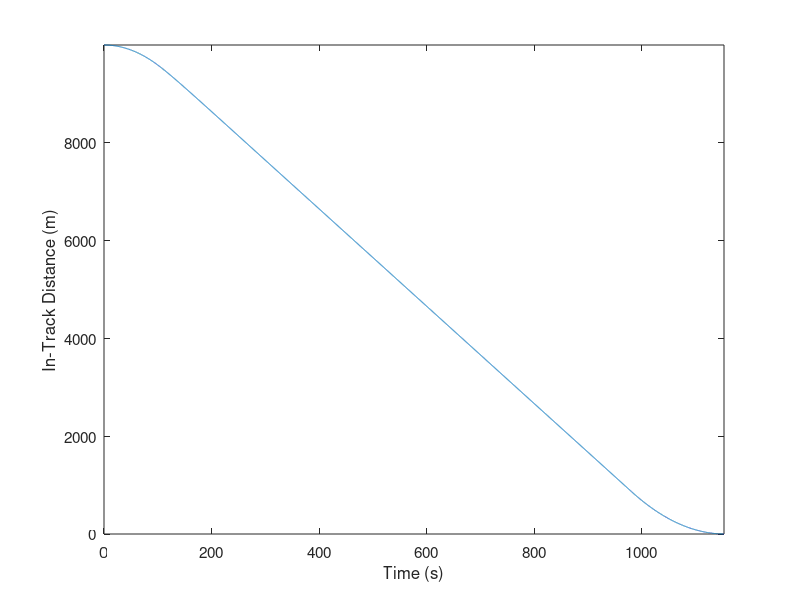
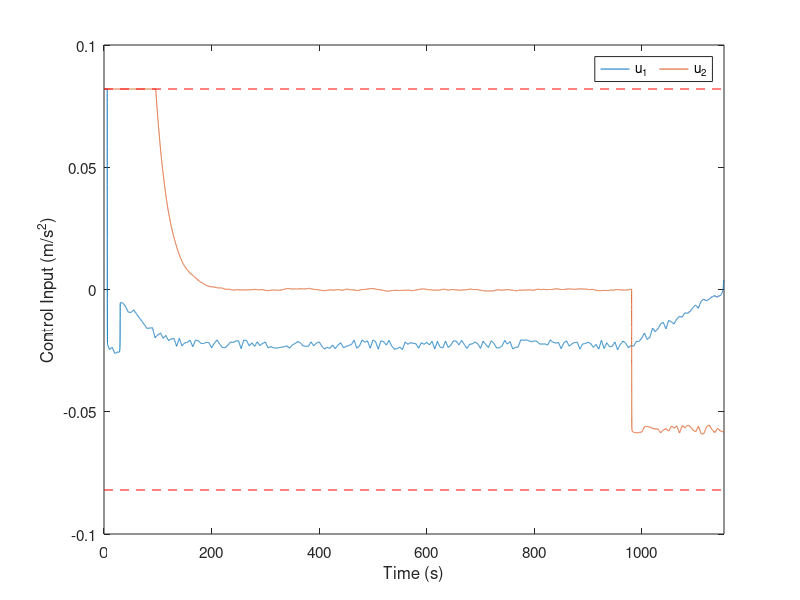
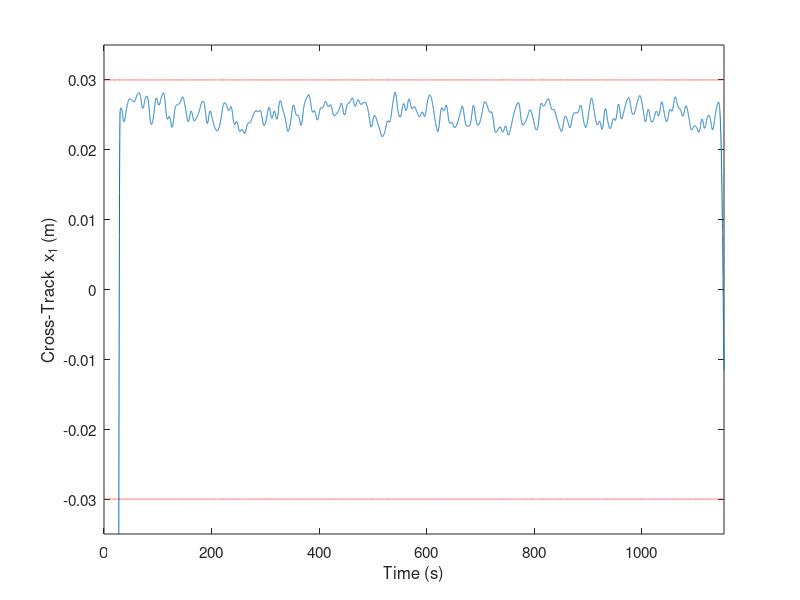
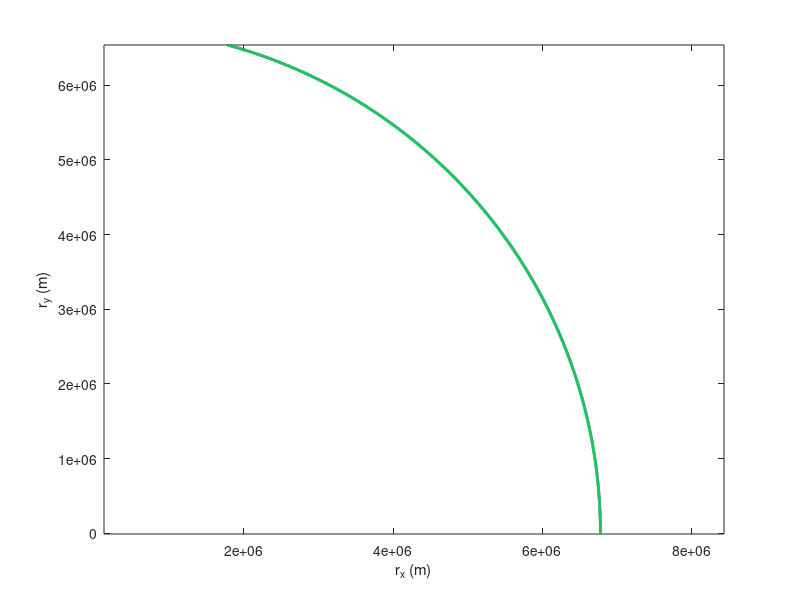

These charts were generated, in order, by the following MATLAB code:
data = load('Results/SimDocking.txt');
control = load('Results/ControlDocking.txt');

t = data(:,1);
r = data(:,2:3);
v = data(:,4:5);
H = control(:,2);
Hr = control(:,3);
Hl = control(:,4);
Hv = control(:,5);
u = control(:,6:7);

Delta = 0.03;
offset = -r(:,2);
figure(1); clf;
plot(t, offset)
xlabel 'Time (s)'; ylabel 'In-Track Distance (m)'
axis tight
set(gcf, 'Position', [1850 950 560 200]);
set(gca, 'FontSize', 11)

figure(2); clf;
plot(t, u); hold on;
plot([0 t(end)],[-0.082 -0.082],'r--')
plot([0 t(end)],[0.082 0.082],'r--')
axis([0 t(end) -0.1 0.1]);
legend 'u_1' 'u_2'
l = legend; set(l, 'Orientation', 'horizontal');
xlabel 'Time (s)'; ylabel 'Control Input (m/s^2)';
set(gcf, 'Position', [1850 600 560 200]);
set(gca, 'FontSize', 11)

figure(3); clf;
plot(t, r(:,1)); hold on;
plot(t, Delta*ones(size(t)), 'r--');
plot(t, -Delta*ones(size(t)), 'r--');
xlabel 'Time (s)'; ylabel 'Cross-Track  x_1 (m)'
axis tight
axis([0 t(end) -0.035 0.035]);
set(gcf, 'Position', [1850 250 560 200]);
set(gca, 'FontSize', 11)

figure(4); clf;
n = sqrt(398600e9/(6378e3 + 400e3)^3);
r0 = (6378e3 + 400e3)*[cos(n*t), sin(n*t)];
plot(r0(:,1), r0(:,2), 'b', 'LineWidth', 2); hold on;
plot(r0(:,1)+r(:,1), r0(:,2)+r(:,2), 'g', 'LineWidth', 2);
xlabel 'r_x (m)';
ylabel 'r_y (m)';
axis equal;

figure(5); clf;
plot(t, [H, Hr, Hl, Hv]);
xlabel 'Time (s)'; ylabel 'H';

figure(6); clf;
plot(t, r);
xlabel 'Time (s)';
ylabel 'Position (m)';

hdot_terminal = v(end-1,2)